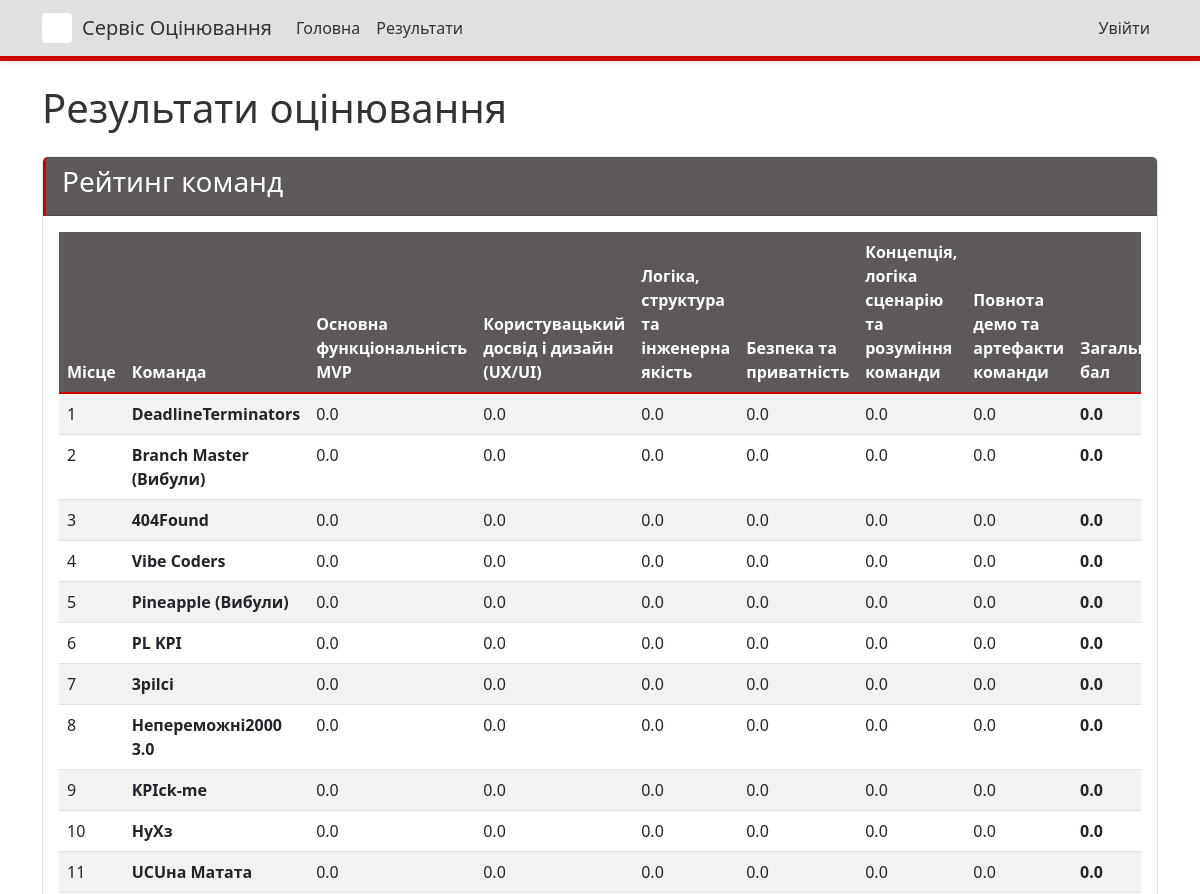
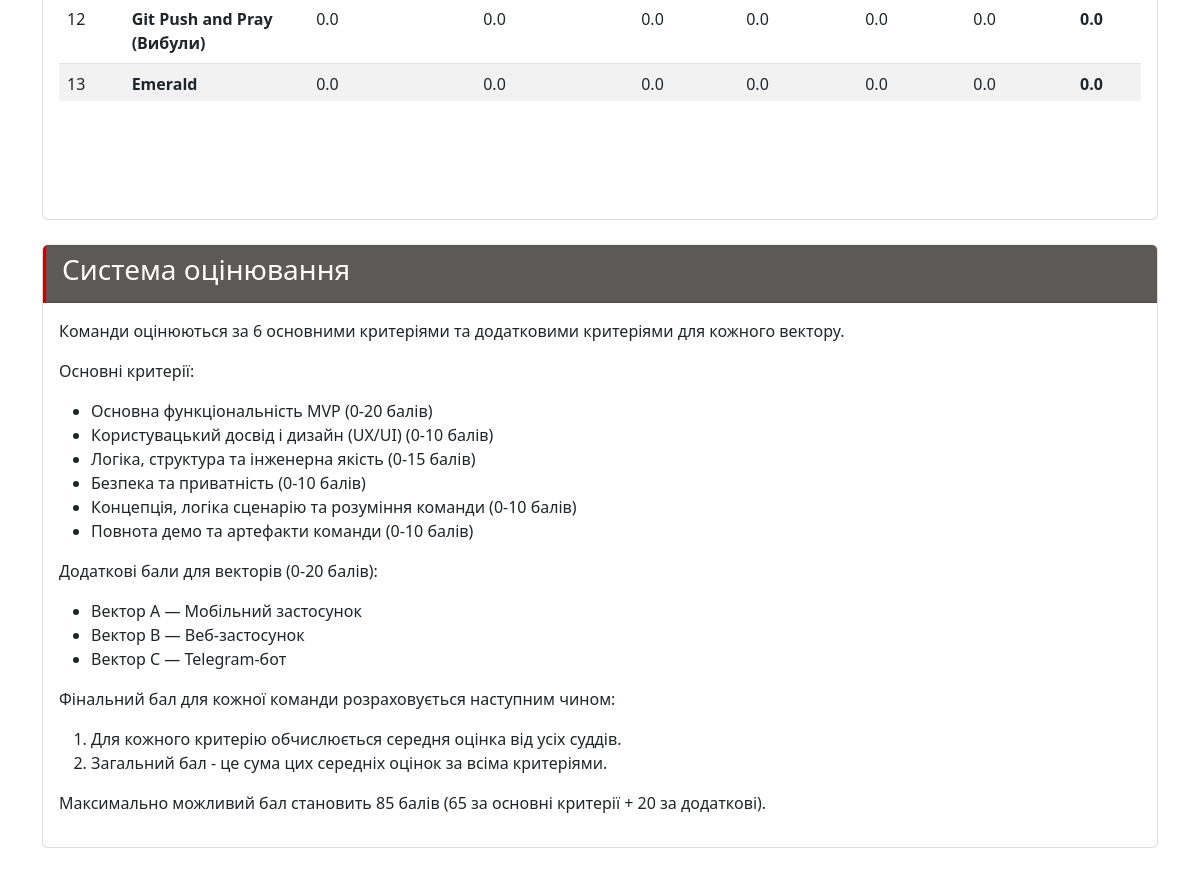
The app's page /results/ with its own data (2 pictures, top to bottom).
### judging/models.py (models this page shows, shortened)
class Criteria(models.Model):
    name = models.CharField(max_length=100)
    description = models.TextField(blank=True)
    type = models.CharField(max_length=7, choices=CRITERIA_TYPES, default='main', help_text="Type of criteria (main or bonus)")
    service = models.CharField(max_length=1, choices=SERVICE_CHOICES, blank=True, null=True, help_text="Service vector this criteria applies to (for bonus criteria)")
    max_score = models.FloatField(default=10, help_text="Maximum possible score for this criterion")
    points = models.FloatField(default=0, help_text="Legacy field - Points awarded when this criterion is checked")
    class Meta:
        verbose_name_plural = "Criteria"

class Team(models.Model):
    name = models.CharField(max_length=100)
    description = models.TextField(blank=True)
    members = models.TextField(blank=True, help_text="List of team members, one per line")
    members_info = models.TextField(blank=True, help_text="Additional information about team members in format: Student - leader, university, year of study")
    service = models.CharField(max_length=1, choices=SERVICE_CHOICES, blank=True, null=True, help_text="Service vector for the team")
    def get_average_scores(self):
        main_criteria = Criteria.objects.filter(type='main')
        bonus_criteria = []
        if self.service:
            if self.service == 'A':
                bonus_criteria = Criteria.objects.filter(type='bonus_a')
            elif self.service == 'B':
                bonus_criteria = Criteria.objects.filter(type='bonus_b')
            elif self.service == 'C':
                bonus_criteria = Criteria.objects.filter(type='bonus_c')
        all_criteria = list(main_criteria) + list(bonus_criteria)
        avg_scores = {}
        for criteria in all_criteria:
            scores = Score.objects.filter(team=self, criteria=criteria)
            total_judges = scores.count()
            if total_judges > 0:
                avg_value = scores.aggregate(Avg('value'))['value__avg']
                avg_scores[criteria.name] = avg_value
            else:
                avg_scores[criteria.name] = 0
        return avg_scores
    def get_total_score(self):
        avg_scores = self.get_average_scores()
        return sum(avg_scores.values())

### judging/views.py (the view)
# urls.py: path('results/', views.results, name='results'),
def results(request):
    teams = Team.objects.all()
    main_criteria = Criteria.objects.filter(type='main')
    bonus_criteria_by_service = {
        'A': list(Criteria.objects.filter(type='bonus_a')),
        'B': list(Criteria.objects.filter(type='bonus_b')),
        'C': list(Criteria.objects.filter(type='bonus_c')),
    }
    results = []
    for team in teams:
        team_criteria = list(main_criteria)
        if team.service:
            team_criteria.extend(bonus_criteria_by_service.get(team.service, []))
        avg_scores = team.get_average_scores()
        total_score = team.get_total_score()
        team_data = {
            'team': team,
            'avg_scores': avg_scores,
            'total_score': total_score,
            'service': team.get_service_display() if team.service else "Не вибрано",
        }
        results.append(team_data)
    results.sort(key=lambda x: x['total_score'], reverse=True)
    criteria_list = list(main_criteria)
    context = {
        'results': results,
        'main_criteria': main_criteria,
        'bonus_criteria_by_service': bonus_criteria_by_service,
        'criteria_list': criteria_list,
    }
    return render(request, 'judging/results.html', context)

### judging/templatetags/custom_filters.py (called while the page is built)
@register.filter
def get_item(dictionary, key):
    return dictionary.get(key)

### judging/templates/judging/results.html (shortened to what this page needs)
{% extends 'judging/base.html' %}
{% load custom_filters %}
{% block content %}
<h1 class="mb-4">Результати оцінювання</h1>
<div class="card mb-4">
    <div class="card-header">
        <h3>Рейтинг команд</h3>
    </div>
    <div class="card-body">
        {% if results %}
            <div class="table-responsive">
                <table class="table table-striped table-hover">
                    <thead>
                        <tr>
                            <th>Місце</th>
                            <th>Команда</th>
                            {% for criteria in criteria_list %}
                                <th>{{ criteria.name }}</th>
                            {% endfor %}
                            <th>Загальний бал</th>
                        </tr>
                    </thead>
                    <tbody>
                        {% for result in results %}
                            <tr>
                                <td>{{ forloop.counter }}</td>
                                <td>
                                    <strong>{{ result.team.name }}</strong>
                                </td>
                                {% for criteria in criteria_list %}
                                    <td>{{ result.avg_scores|get_item:criteria.name|floatformat:1 }}</td>
                                {% endfor %}
                                <td><strong>{{ result.total_score|floatformat:1 }}</strong></td>
                            </tr>
                        {% endfor %}
                    </tbody>
                </table>
            </div>
        {% else %}
            <div class="alert alert-info">
                Результати оцінювання ще не доступні.
            </div>
        {% endif %}
    </div>
</div>
<div class="card">
    <div class="card-header">
        <h3>Система оцінювання</h3>
    </div>
    <div class="card-body">
        <p>Команди оцінюються за 6 основними критеріями та додатковими критеріями для кожного вектору.</p>
        <p>Основні критерії:</p>
        <ul>
            <li>Основна функціональність MVP (0-20 балів)</li>
            <li>Користувацький досвід і дизайн (UX/UI) (0-10 балів)</li>
            <li>Логіка, структура та інженерна якість (0-15 балів)</li>
            <li>Безпека та приватність (0-10 балів)</li>
            <li>Концепція, логіка сценарію та розуміння команди (0-10 балів)</li>
            <li>Повнота демо та артефакти команди (0-10 балів)</li>
        </ul>
        <p>Додаткові бали для векторів (0-20 балів):</p>
        <ul>
            <li>Вектор A — Мобільний застосунок</li>
            <li>Вектор B — Веб-застосунок</li>
            <li>Вектор C — Telegram-бот</li>
        </ul>
        <p>Фінальний бал для кожної команди розраховується наступним чином:</p>
        <ol>
            <li>Для кожного критерію обчислюється середня оцінка від усіх суддів.</li>
            <li>Загальний бал - це сума цих середніх оцінок за всіма критеріями.</li>
        </ol>
        <p>Максимально можливий бал становить 85 балів (65 за основні критерії + 20 за додаткові).</p>
    </div>
</div>
{% endblock %}

### judging/static/judging/css/custom.css (style rules this page uses)
.card-header { background-color: #5e5959 !important; color: #ffffff !important; border-left: 3px solid #cc0000 !important; }
.card { border-color: #dddddd !important; border-top: 1px solid #f0f0f0 !important; }
.table-striped tbody tr:nth-of-type(odd) { background-color: #f9f9f9 !important; }
.table thead th { background-color: #5e5959 !important; color: #ffffff !important; border-bottom: 2px solid #cc0000 !important; }
body { background-color: #ffffff !important; color: #333333 !important; }

### judging/templates/judging/base.html (style rules this page uses)
body { padding-top: 60px; padding-bottom: 40px; }

### records on screen
Criteria: name "Основна функціональність MVP", avg_scores|get_item "0.0"
Criteria: name "Користувацький досвід і дизайн (UX/UI)", avg_scores|get_item "0.0"
Criteria: name "Логіка, структура та інженерна якість", avg_scores|get_item "0.0"
Criteria: name "Безпека та приватність", avg_scores|get_item "0.0"
Criteria: name "Концепція, логіка сценарію та розуміння команди", avg_scores|get_item "0.0"
Criteria: name "Повнота демо та артефакти команди", avg_scores|get_item "0.0"
Team: team.name "DeadlineTerminators", total_score "0.0"
Team: team.name "Branch Master (Вибули)", total_score "0.0"
Team: team.name "404Found", total_score "0.0"
Team: team.name "Vibe Coders", total_score "0.0"
Team: team.name "Pineapple (Вибули)", total_score "0.0"
Team: team.name "PL KPI", total_score "0.0"
Team: team.name "3pilci", total_score "0.0"
Team: team.name "Непереможні2000 3.0", total_score "0.0"
Team: team.name "KPIck-me", total_score "0.0"
Team: team.name "НуХз", total_score "0.0"
Team: team.name "UCUна Матата", total_score "0.0"
Team: team.name "Git Push and Pray (Вибули)", total_score "0.0"
Team: team.name "Emerald", total_score "0.0"
